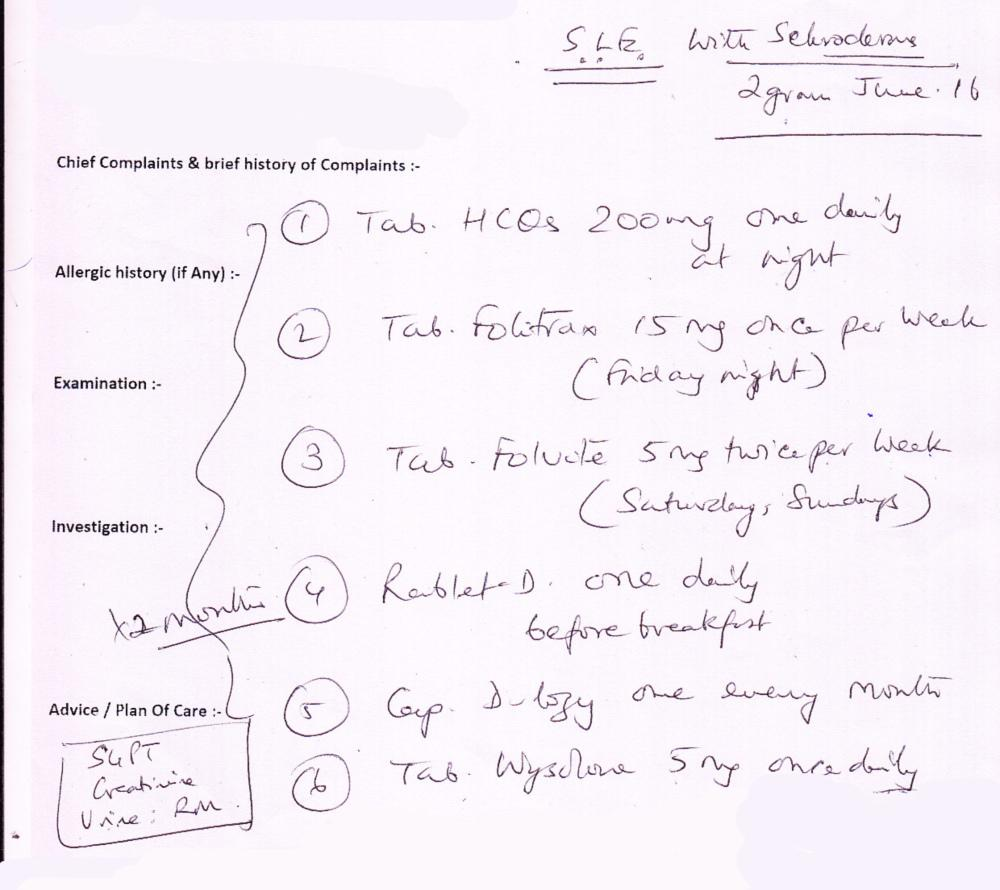
#> input picture inputs/[clean] handwritten doctor's notes.jpeg, 1000 x 890 px
$ python -i preprocessing.py   (imports and definitions only)
#> lines starting #> are read from the running program, lines starting #| are printed output that depends on the picture; after the words box and inside, x2 and y2 are one past the last pixel; in counts of white or black regions, pixels touching at a corner belong together
"""
Input validation and conservative, opt-in image enhancement.

Design rules
------------
* Preprocessing is a measured intervention, not a default. ``PreprocessMode.MINIMAL`` (the
  default) validates the input and forwards the ORIGINAL bytes to Document Intelligence,
  which performs its own orientation and skew handling.
* ``PreprocessMode.ENHANCED`` applies bounded deskew, illumination flattening and gentle
  denoising. It never binarises, never rotates by large angles, and never crops: rotation
  uses an expanded canvas. Enable it only if your evaluation set shows it helps.
* Every failure raises ``ImageValidationError`` with a stable, PHI-free ``code``.
* Synthetic-image tests of this module verify geometric safety only; they do not establish
  clinical OCR accuracy.
"""

from __future__ import annotations

import enum
import logging
import struct
from dataclasses import dataclass, field
from typing import Any

import cv2
import numpy as np
from numpy.typing import NDArray

from azure_scanner.errors import PipelineError

logger = logging.getLogger(__name__)

Image = NDArray[Any]  # explicit type parameters keep older numpy stubs (CI minimum versions) happy

# Azure Document Intelligence v4.0 documents 50 px minimum and 10,000 px maximum per side
# (verify against your pricing tier). Inputs above the max side are downscaled, not rejected.
MIN_SIDE_PX = 50
MAX_SIDE_PX = 10_000
# Decompression-bomb guard, checked from the file header BEFORE decoding: a tiny, highly compressible
# PNG can otherwise expand to gigabytes of pixels. 120 MP (~360 MB as BGR) still admits 48 MP phone
# photos and large scans, which are then downscaled to MAX_SIDE_PX.
MAX_DECODE_PIXELS = 120_000_000
DEFAULT_MAX_INPUT_BYTES = 50 * 1024 * 1024
# Document Intelligence processes at most 2,000 pages of a PDF/TIFF (the free F0 tier: only 2).
MAX_PAGES = 2_000

MAX_DESKEW_DEGREES = 10.0
MIN_DESKEW_DEGREES = 0.5
_DESKEW_ANALYSIS_SIDE = 1200
_DESKEW_MIN_GAIN = 1.10  # best-angle profile score must beat 0 degrees by >= 10%
_INK_DELTA = 20  # grey levels darker than local background that count as ink
_BLANK_INK_RATIO = 0.0005


class ImageValidationError(PipelineError):
    """Unreadable, unsupported, blank or out-of-range input. ``code`` is PHI-free."""

    stage = "input_validation"


class InputFormat(str, enum.Enum):
    JPEG = "jpeg"
    PNG = "png"
    BMP = "bmp"
    TIFF = "tiff"
    PDF = "pdf"
    HEIF = "heif"  # HEIC/HEIF (iPhone camera default): supported by Document Intelligence, not OpenCV


_RASTER_FORMATS = {InputFormat.JPEG, InputFormat.PNG, InputFormat.BMP}


class PreprocessMode(str, enum.Enum):
    MINIMAL = "minimal"  # validate; forward original bytes (downscale only if over the size limit)
    ENHANCED = "enhanced"  # + bounded deskew, illumination flattening, light denoise


@dataclass(frozen=True)
class DeskewResult:
    angle: float | None  # estimated skew in degrees (None = not measurable)
    applied: bool
    reason: str  # applied | below_minimum | out_of_range | low_confidence | insufficient_ink


@dataclass(frozen=True)
class PreprocessResult:
    payload: bytes
    input_format: InputFormat
    mode: PreprocessMode
    width: int | None
    height: int | None
    transformations: tuple[str, ...] = ()
    warnings: tuple[str, ...] = ()
    deskew: DeskewResult | None = field(default=None)
    # Pages the input contains, counted locally. Compared with the OCR result so that pages the
    # service silently skips (free tier, page limits) can never go unnoticed.
    page_count: int | None = None


# ISO-BMFF major brands for HEIF still images and sequences. AVIF ("avif") is deliberately absent:
# Document Intelligence does not accept it.
_HEIF_BRANDS = frozenset({b"heic", b"heix", b"heim", b"heis", b"hevc", b"hevx", b"mif1", b"msf1"})


def sniff_format(data: bytes) -> InputFormat | None:
    """Identify the container from magic bytes (file extensions are not trusted)."""
    if data[:3] == b"\xff\xd8\xff":
        return InputFormat.JPEG
    if data[:8] == b"\x89PNG\r\n\x1a\n":
        return InputFormat.PNG
    if data[:2] == b"BM":
        return InputFormat.BMP
    if data[:4] in (b"II*\x00", b"MM\x00*"):
        return InputFormat.TIFF
    if data[:5] == b"%PDF-":
        return InputFormat.PDF
    if data[4:8] == b"ftyp" and data[8:12] in _HEIF_BRANDS:
        return InputFormat.HEIF
    return None


# [63 lines left out: functions _tiff_page_count, _pdf_page_count, count_pages, not called in this run]


_JPEG_SOF = frozenset(range(0xC0, 0xD0)) - {0xC4, 0xC8, 0xCC}  # start-of-frame markers
_JPEG_NO_LENGTH = frozenset({0x01, *range(0xD0, 0xD8)})  # TEM and RSTn carry no length field


def _jpeg_dimensions(data: bytes) -> tuple[int, int] | None:
    pos = 2
    while pos + 4 <= len(data):
        if data[pos] != 0xFF:
            return None
        marker = data[pos + 1]
        if marker == 0xFF:  # fill byte
            pos += 1
            continue
        if marker in _JPEG_NO_LENGTH:
            pos += 2
            continue
        length = int.from_bytes(data[pos + 2 : pos + 4], "big")
        if marker in _JPEG_SOF:
            if pos + 9 > len(data):
                return None
            height = int.from_bytes(data[pos + 5 : pos + 7], "big")
            width = int.from_bytes(data[pos + 7 : pos + 9], "big")
            return width, height
        if marker == 0xDA or length < 2:  # scan data before any frame header: malformed
            return None
        pos += 2 + length
    return None


def raster_dimensions(data: bytes, fmt: InputFormat) -> tuple[int, int] | None:
    """(width, height) read from the header without decoding pixels; None if unreadable."""
    if fmt is InputFormat.PNG:
        if len(data) < 24 or data[12:16] != b"IHDR":
            return None
        return int.from_bytes(data[16:20], "big"), int.from_bytes(data[20:24], "big")
    if fmt is InputFormat.BMP:
        if len(data) < 26:
            return None
        if int.from_bytes(data[14:18], "little") == 12:  # OS/2 BITMAPCOREHEADER
            return int.from_bytes(data[18:20], "little"), int.from_bytes(data[20:22], "little")
        width = int.from_bytes(data[18:22], "little", signed=True)
        height = int.from_bytes(data[22:26], "little", signed=True)
        return abs(width), abs(height)  # negative height = top-down bitmap
    if fmt is InputFormat.JPEG:
        return _jpeg_dimensions(data)
    return None


def _check_decode_budget(data: bytes, fmt: InputFormat) -> None:
    dims = raster_dimensions(data, fmt)
    if dims is None:
        raise ImageValidationError("corrupt_or_undecodable_image")
    width, height = dims
    if width == 0 or height == 0:
        raise ImageValidationError("corrupt_or_undecodable_image")
    if width * height > MAX_DECODE_PIXELS:
        raise ImageValidationError("image_dimensions_too_large")


def decode_raster(data: bytes) -> Image:
    image = cv2.imdecode(np.frombuffer(data, dtype=np.uint8), cv2.IMREAD_COLOR)
    if image is None:
        raise ImageValidationError("corrupt_or_undecodable_image")
    return image


def _to_gray(image: Image) -> Image:
    return cv2.cvtColor(image, cv2.COLOR_BGR2GRAY) if image.ndim == 3 else image


def _background(gray: Image) -> Image:
    k = max(15, (min(gray.shape[:2]) // 20) | 1)  # odd kernel, ~5% of the short side
    return cv2.medianBlur(cv2.dilate(gray, np.ones((7, 7), np.uint8)), min(k, 255))


def ink_mask(gray: Image) -> Image:
    """Pixels noticeably darker than their local background (robust to uneven lighting)."""
    diff = np.asarray(cv2.subtract(_background(gray), gray), dtype=np.int16)
    mask: Image = np.greater(diff, _INK_DELTA).astype(np.uint8)
    return mask


def is_probably_blank(gray: Image) -> bool:
    if float(gray.std()) < 1.5:
        return True
    return float(ink_mask(gray).mean()) < _BLANK_INK_RATIO


def _drop_edge_artifacts(mask: Image) -> Image:
    """Remove large components touching the image edge (table edges, scanner shadows, borders)."""
    h, w = mask.shape
    n, labels, stats, _ = cv2.connectedComponentsWithStats(mask, connectivity=8)

    keep = np.ones(n, dtype=bool)
    keep[0] = False
    for i in range(1, n):
        # Unpack stats safely
        stat_row = stats[i]
        x, y, bw, bh, area = (
            int(stat_row[0]),
            int(stat_row[1]),
            int(stat_row[2]),
            int(stat_row[3]),
            int(stat_row[4]),
        )

        touches = x == 0 or y == 0 or x + bw >= w or y + bh >= h
        large = area > 0.005 * h * w or bw > 0.5 * w or bh > 0.5 * h
        if touches and large:
            keep[i] = False

    # Use np.isin or a boolean mask lookup that satisfies NumPy stubs cleanly,
    # or map valid indices directly:
    valid_labels = np.nonzero(keep)[0]
    out = np.isin(labels, valid_labels).astype(np.uint8) * 255  # or binary mask 1/0
    return out


def _profile_score(mask: Image, angle: float) -> float:
    h, w = mask.shape
    m = cv2.getRotationMatrix2D((w / 2, h / 2), angle, 1.0)
    rotated = cv2.warpAffine(mask, m, (w, h), flags=cv2.INTER_NEAREST, borderValue=(0.0,))
    rows = rotated.sum(axis=1).astype(np.float64)
    return float(np.sum(np.diff(rows) ** 2))


def estimate_skew(gray: Image, max_degrees: float = MAX_DESKEW_DEGREES) -> DeskewResult:
    """
    Projection-profile skew estimate with an explicit confidence gate.

    Returns the rotation (degrees, OpenCV convention: positive = counter-clockwise) that best
    aligns text lines horizontally, or a DeskewResult with ``applied=False`` and a reason.
    Independent of OpenCV's minAreaRect angle convention, which changed between 4.x releases.
    """
    scale = min(1.0, _DESKEW_ANALYSIS_SIDE / max(gray.shape[:2]))
    small = cv2.resize(gray, None, fx=scale, fy=scale, interpolation=cv2.INTER_AREA) if scale < 1 else gray
    mask = _drop_edge_artifacts(ink_mask(small))
    if int(mask.sum()) < 300:
        return DeskewResult(None, False, "insufficient_ink")

    search = max_degrees + 2.0  # search slightly wider so a boundary optimum is detectable
    coarse = np.arange(-search, search + 1e-9, 0.5)
    scores = np.array([_profile_score(mask, a) for a in coarse])
    best = float(coarse[int(np.argmax(scores))])
    fine = np.arange(best - 0.5, best + 0.5 + 1e-9, 0.1)
    fine_scores = np.array([_profile_score(mask, a) for a in fine])
    best = round(float(fine[int(np.argmax(fine_scores))]), 1)
    best_score = float(fine_scores.max())
    zero_score = _profile_score(mask, 0.0)

    if abs(best) > max_degrees:
        return DeskewResult(best, False, "out_of_range")
    if abs(best) < MIN_DESKEW_DEGREES:
        return DeskewResult(best, False, "below_minimum")
    if zero_score > 0 and best_score / zero_score < _DESKEW_MIN_GAIN:
        return DeskewResult(best, False, "low_confidence")
    return DeskewResult(best, True, "applied")


def rotate_expand(image: Image, angle: float) -> Image:
    """Rotate about the centre on an expanded canvas so no content is cropped."""
    h, w = image.shape[:2]
    m = cv2.getRotationMatrix2D((w / 2, h / 2), angle, 1.0)
    cos, sin = abs(m[0, 0]), abs(m[0, 1])
    nw, nh = int(np.ceil(h * sin + w * cos)), int(np.ceil(h * cos + w * sin))
    m[0, 2] += nw / 2 - w / 2
    m[1, 2] += nh / 2 - h / 2
    fill = (
        255.0,
        255.0,
        255.0,
    )  # white; only the first value is used for single-channel images
    return cv2.warpAffine(image, m, (nw, nh), flags=cv2.INTER_CUBIC, borderValue=fill)


# [4 lines left out: function deskew_image, not called in this run]


def normalize_illumination(gray: Image) -> Image:
    """Flatten uneven lighting by dividing by the estimated background. No thresholding."""
    bg = _background(gray).astype(np.float32) + 1.0
    out = cv2.divide(gray.astype(np.float32), bg, scale=255.0)
    return np.clip(out, 0, 255).astype(np.uint8)


def convert_to_grayscale(image: Image) -> Image:
    """Converts a BGR image to grayscale (kept for backward compatibility)."""
    return _to_gray(image)


def _encode_png(image: Image) -> bytes:
    ok, buf = cv2.imencode(".png", image)
    if not ok:
        raise ImageValidationError("encode_failed")
    return bytes(buf.tobytes())


def preprocess_bytes(
    data: bytes,
    mode: PreprocessMode = PreprocessMode.MINIMAL,
    *,
    max_input_bytes: int = DEFAULT_MAX_INPUT_BYTES,
) -> PreprocessResult:
    """Validate ``data`` and return the payload to send to Document Intelligence."""
    if not data:
        raise ImageValidationError("empty_input")
    if len(data) > max_input_bytes:
        raise ImageValidationError("input_too_large")
    fmt = sniff_format(data)
    if fmt is None:
        raise ImageValidationError("unsupported_format")

    if fmt not in _RASTER_FORMATS:
        # Multi-page containers and HEIF (which OpenCV cannot decode) go to Document Intelligence
        # untouched; the service validates their dimensions.
        skipped = (
            "enhancement_skipped_heif" if fmt is InputFormat.HEIF else "enhancement_skipped_multipage_format"
        )
        warnings = (skipped,) if mode is PreprocessMode.ENHANCED else ()
        return PreprocessResult(data, fmt, mode, None, None, (), warnings, page_count=count_pages(data, fmt))

    _check_decode_budget(data, fmt)
    image = decode_raster(data)
    h, w = image.shape[:2]
    if min(h, w) < MIN_SIDE_PX:
        raise ImageValidationError("image_too_small")
    gray = _to_gray(image)
    if is_probably_blank(gray):
        raise ImageValidationError("blank_or_unreadable_page")

    transformations: list[str] = []
    payload = data
    deskew: DeskewResult | None = None

    if max(h, w) > MAX_SIDE_PX:
        f = MAX_SIDE_PX / max(h, w)
        image = cv2.resize(image, None, fx=f, fy=f, interpolation=cv2.INTER_AREA)
        gray = _to_gray(image)
        transformations.append("downscaled")
        payload = _encode_png(image)

    if mode is PreprocessMode.ENHANCED:
        deskew = estimate_skew(gray)
        out = gray
        if deskew.applied and deskew.angle is not None:
            out = rotate_expand(out, deskew.angle)
            transformations.append("deskewed")
        out = normalize_illumination(out)
        out = cv2.fastNlMeansDenoising(out, h=3, templateWindowSize=7, searchWindowSize=21)
        transformations += ["illumination_normalized", "denoised"]
        payload = _encode_png(out)
        h, w = out.shape[:2]

    return PreprocessResult(payload, fmt, mode, w, h, tuple(transformations), (), deskew, page_count=1)


def preprocess_image(file_path: str, mode: PreprocessMode = PreprocessMode.ENHANCED) -> bytes:
    """Backward-compatible path-based wrapper. Prefer ``preprocess_bytes``."""
    with open(file_path, "rb") as fh:
        return preprocess_bytes(fh.read(), mode).payload
#> in decode_raster, image is the input picture: shape (890, 1000, 3); mean B, G, R 247.2, 240.2, 246.3
#> in ink_mask, `mask: Image = np.greater(diff, _INK_DELTA).astype(np.uint8)`:
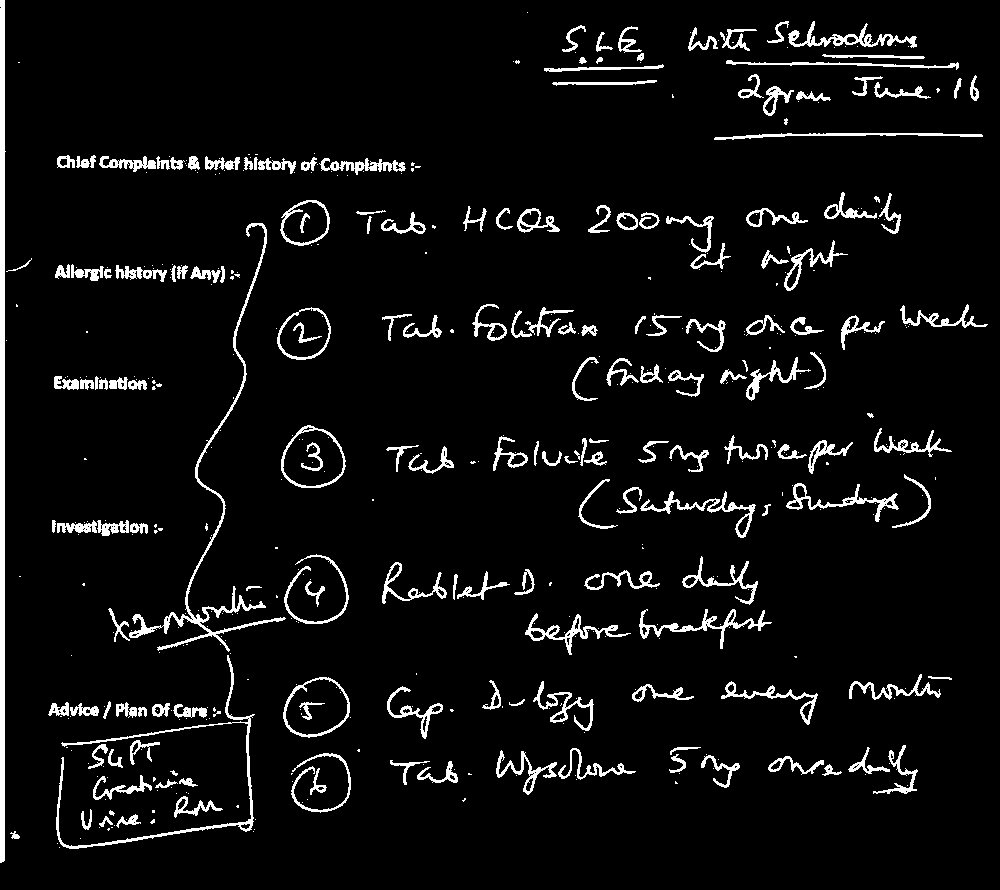
#> mask: shape (890, 1000); values 0 (black) and 1 (white), 5.7% white; 523 white regions (341 under 20 px), largest, box (x1, y1, x2, y2) and area: (0, 0, 6, 863) 4311, (129, 223, 286, 652) 2635, (56, 655, 255, 849) 1764
#> in preprocess_bytes, `transformations: list[str] = []`: transformations = []
#> in _drop_edge_artifacts, `h, w = mask.shape`: h = 890; w = 1000
#> in _drop_edge_artifacts, `n, labels, stats, _ = cv2.connectedComponentsWithStats(mask, connectiv..`:
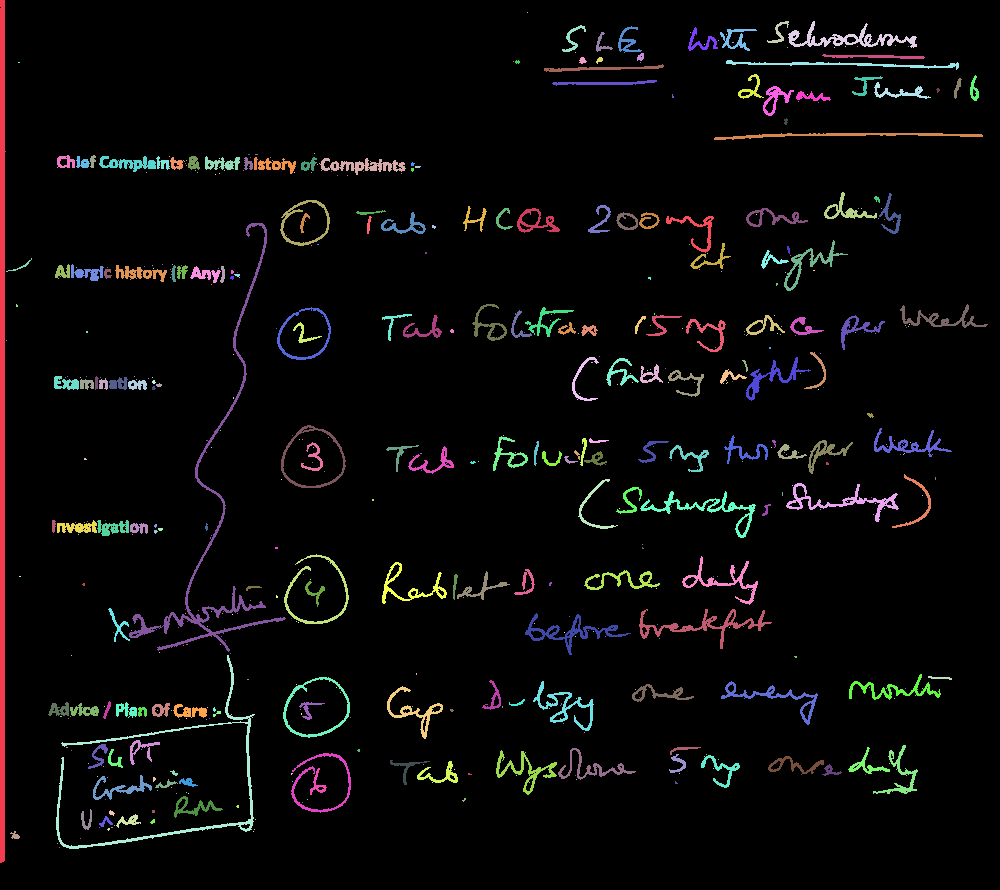
#> labels: shape (890, 1000) int32; 524 distinct labels, from 0 to 523; one colour per label, 0 black
#> in _drop_edge_artifacts, `n, labels, stats, _ = cv2.connectedComponentsWithStats(mask, connectiv..`: n = 524; stats = 524 rows, first 6: [0, 0, 1000, 890, 839023], [0, 0, 6, 863, 4311], [527, 12, 1, 1, 1], [767, 21, 22, 22, 126], [788, 21, 129, 27, 931], [562, 25, 24, 27, 156]
#> the loop in _drop_edge_artifacts, `for i in range(1, n):` made 523 passes
#> in _drop_edge_artifacts, `valid_labels = np.nonzero(keep)[0]`: valid_labels = 522 values from 2 to 523
#> in _profile_score, `rows = rotated.sum(axis=1).astype(np.float64)`: rows = 890 values, max 42585 at index 569, min 0 at index 0, mean 13189.8
#> in estimate_skew, `scores = np.array([_profile_score(mask, a) for a in coarse])`: scores = 49 values, max 1.53e+10 at index 25, min 2.72e+09 at index 42, mean 5.99e+09
#> in estimate_skew, `best = float(coarse[int(np.argmax(scores))])`: best = 0.5
#> in estimate_skew, `fine_scores = np.array([_profile_score(mask, a) for a in fine])`: fine_scores = [1.36e+10, 1.35e+10, 1.38e+10, 1.3e+10, 1.42e+10, 1.53e+10, 1.43e+10, 1.45e+10, 1.38e+10, 1.32e+10, 1.31e+10]
#> in estimate_skew, `best_score = float(fine_scores.max())`: best_score = 1.53e+10
#> in estimate_skew, `zero_score = _profile_score(mask, 0.0)`: zero_score = 1.36e+10
#> in rotate_expand, `return cv2.warpAffine(image, m, (nw, nh), flags=cv2.INTER_CUBIC, borde..`:
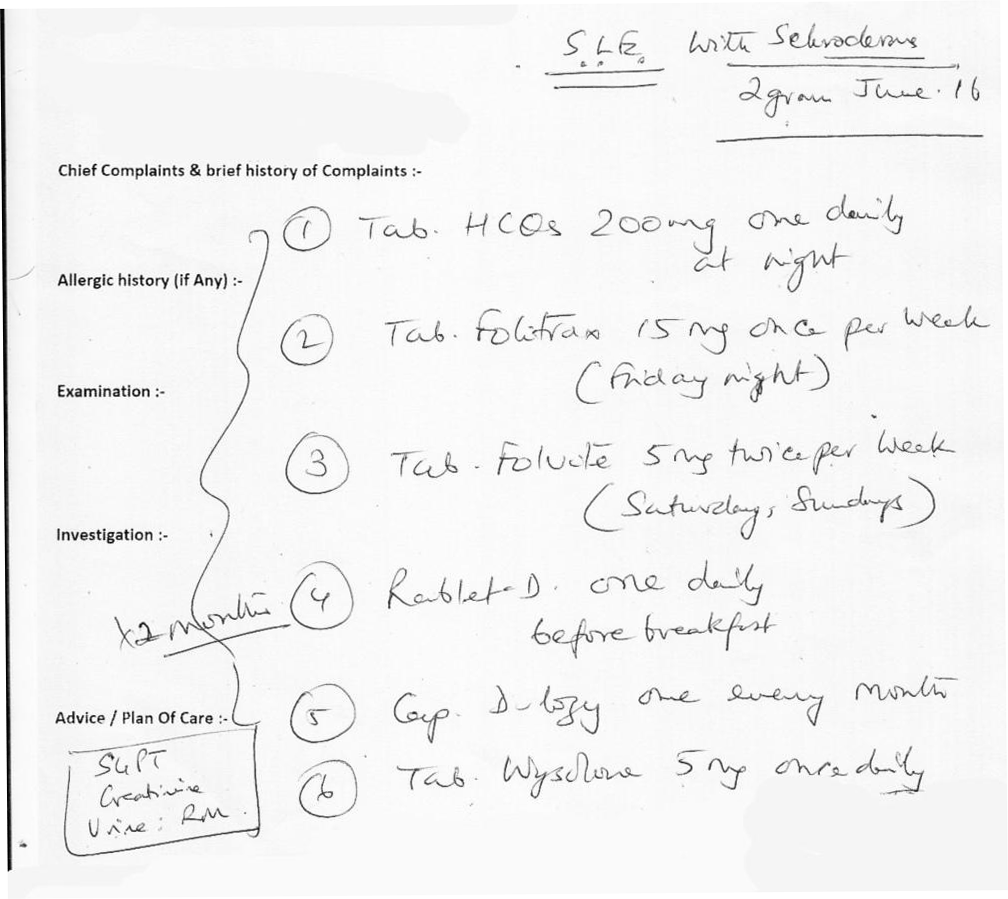
#> returned value: shape (899, 1008); min 0, max 255, mean 242.9
#> in preprocess_bytes, `transformations += ["illumination_normalized", "denoised"]`: transformations = ['deskewed', 'illumination_normalized', 'denoised']

>>> result = preprocess_image("../../inputs/[clean] handwritten doctor's notes.jpeg")
